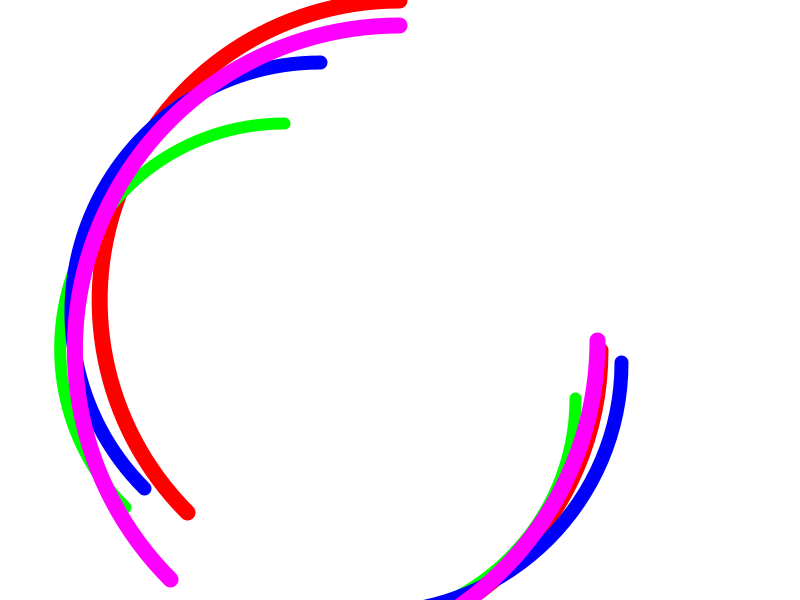
Frame 1 (no input)
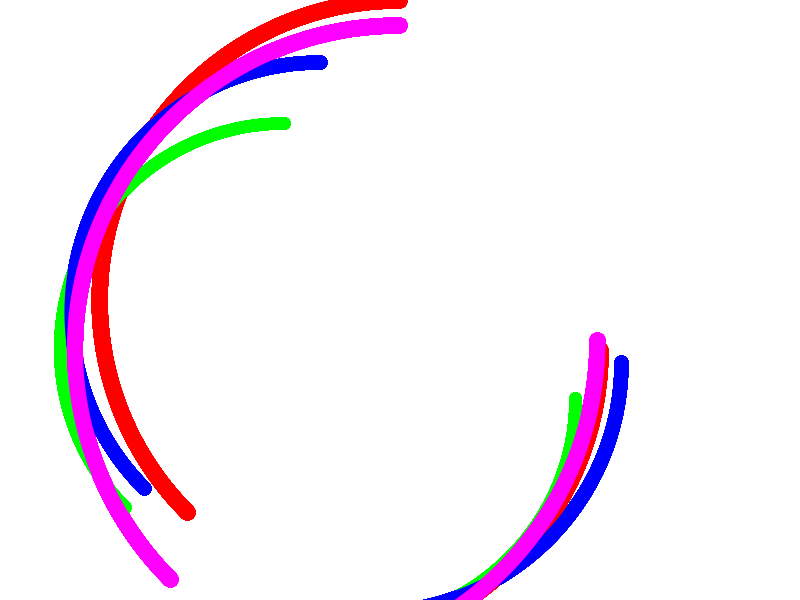
Frame 60 (the mouse pressed at the canvas centre just before this capture)
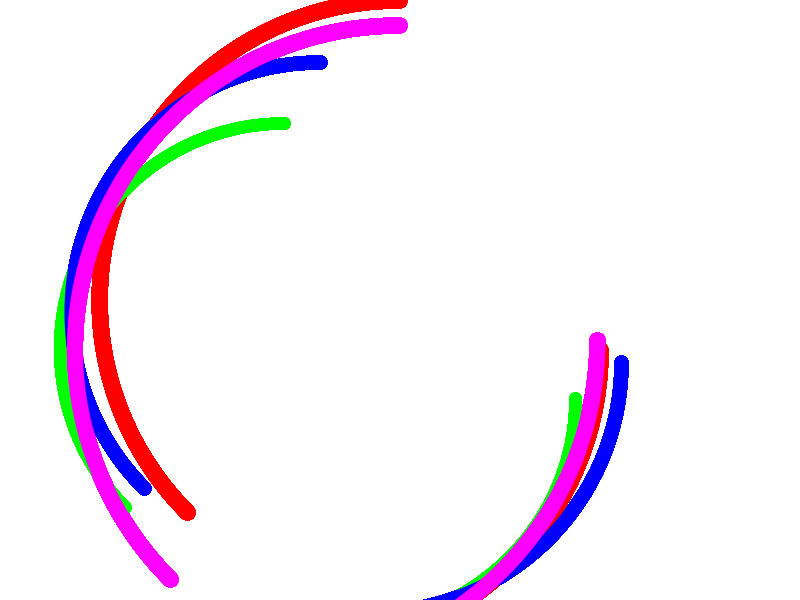
Frame 120 (the mouse held since frame 60 and released just before this capture)

The Processing sketch that drew these frames (run headless with seeded random() and noise(); from frame 60 on, the mouse is pressed at the canvas centre):

// Processing sketch: Exercise_2_Michael
// ── Exercise_2_Michael.pde
// Michael Lam
// March 8, 2018
// Beautiful, colourful arcs. Vinay.

void setup() {
  background(255);
 size(800, 600); 
}

void draw(){
  noFill();
  strokeWeight(16);
  stroke(255, 0 ,0);
  arc(400, 300, 600, 600, PI-QUARTER_PI, PI+HALF_PI);
  strokeWeight(12);
  stroke(0, 255 ,0);
  arc(285, 348, 450, 450, PI-QUARTER_PI, PI+HALF_PI);
  strokeWeight(14);
  stroke(0, 0, 255);
  arc(321, 312, 500, 500, PI-QUARTER_PI, PI+HALF_PI);
  strokeWeight(16);
  stroke(255, 0, 255);
  arc(400, 350, 650, 650, PI-QUARTER_PI, PI+HALF_PI);
  strokeWeight(16);
  stroke(255, 0 ,0);
  arc(250+50, 300+50, 600, 600, 0, PI-HALF_PI);
  strokeWeight(12);
  stroke(0, 255 ,0);
  arc(300+50, 348+50, 450, 450, 0, PI-HALF_PI);
  strokeWeight(14);
  stroke(0, 0, 255);
  arc(321+50, 312+50, 500, 500, 0, PI-HALF_PI);
  strokeWeight(16);
  stroke(255, 0, 255);
  arc(222+50, 290+50, 650, 650, 0, PI-HALF_PI);
}
